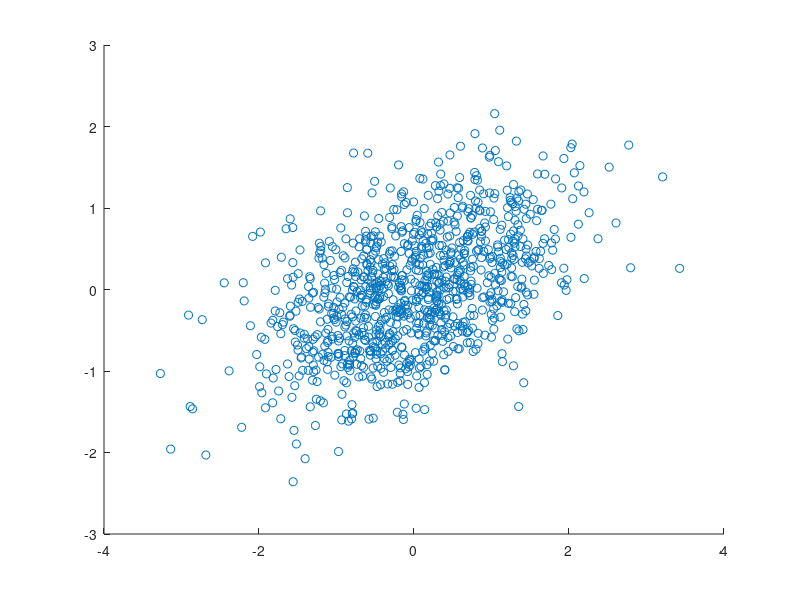
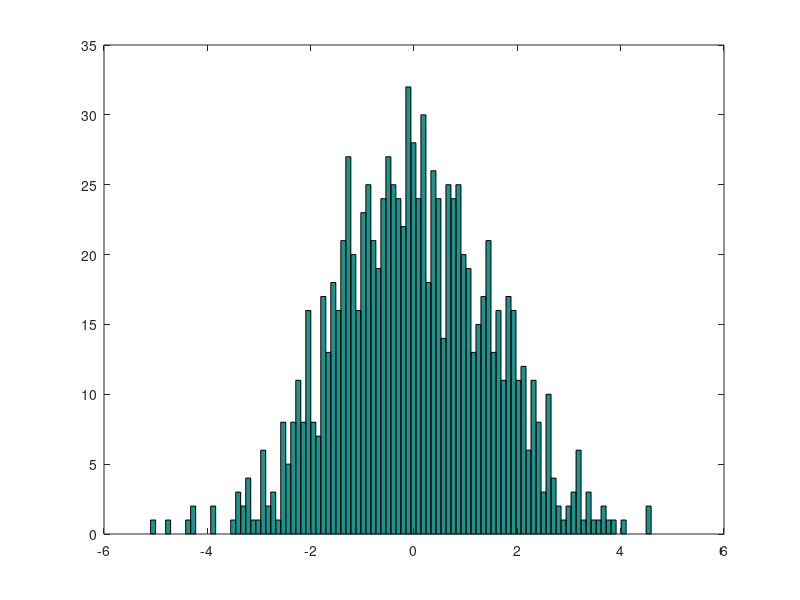

Source code (MATLAB) for these figures, in order:
pkg load statistics% clase 2 ej 2rho = 0.5;sigma2_x = 1;sigma2_y = sigma2_x / 2;% numero de realizacionesN = 1000;mu = zeros(2,1);sigma2 = [sigma2_x                                                     rho*sqrt(sigma2_x)*sqrt(sigma2_y);                                rho*sqrt(sigma2_x)*sqrt(sigma2_y)    sigma2_y];XY = mvnrnd(mu,sigma2,N);% dibujar X vs Yscatter(XY(:,1),XY(:,2))% encontrar la proyeccionw= [1 1 ]';% pasar de vector fila a columnaXY = XY';z = zeros(length(XY),1);for i=1:length(XY)  z (i)= w'*XY(:,i);endforfigurehist(z,100)